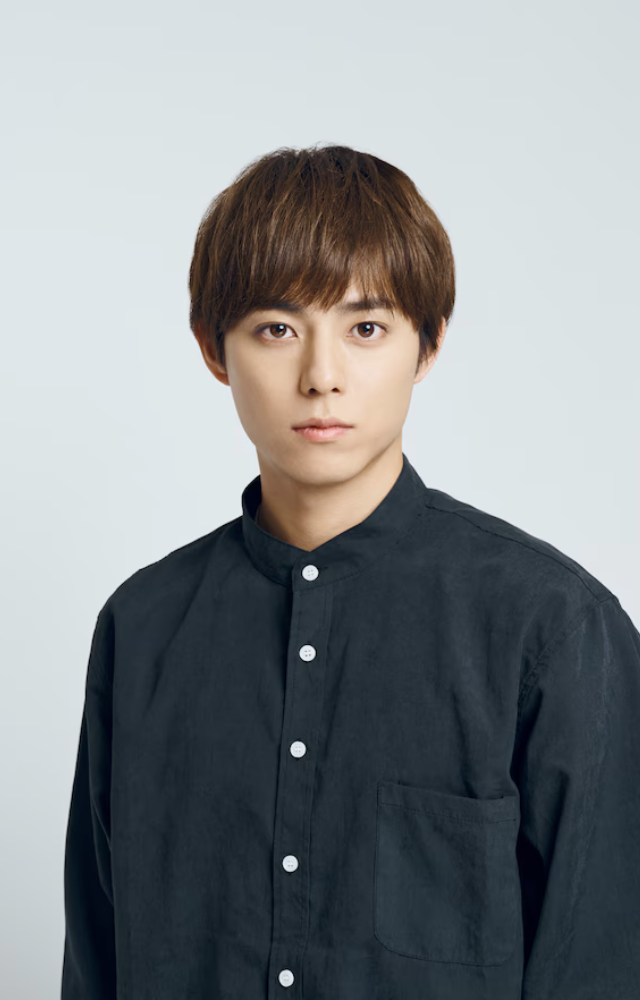
#> input picture work/people.png, 640 x 1000 px
$ jupyter execute --allow-errors '畳み込み.ipynb'
#> lines starting #> are read from the running program, lines starting #| are printed output that depends on the picture; after the words box and inside, x2 and y2 are one past the last pixel; in counts of white or black regions, pixels touching at a corner belong together
[cell 1]
import cv2

[cell 2]
orig_img=cv2.imread('people.png')
#> orig_img is the input picture: shape (1000, 640, 3); mean B, G, R 141.1, 138.5, 133.9
ebi_img=cv2.imread('akashima.png')
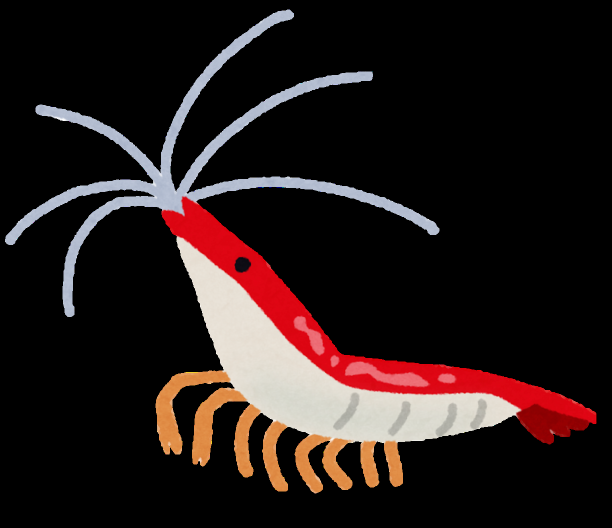
#> input picture work/akashima.png, 1224 x 1056 px (shown at 1/2 size)
#> ebi_img is the input picture: shape (1056, 1224, 3); mean B, G, R 24.8, 26, 37.7

# スケール（横方向、縦方向）を指定してリサイズ
ebi_img = cv2.resize(ebi_img, None, None, 0.2, 0.2)
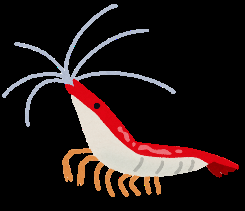
#> ebi_img: shape (211, 245, 3); mean B, G, R 24.8, 26, 37.7
print(ebi_img)
#> (printed output is left out)

dx = 100    # 横方向の移動距離
dy = 100    # 縦方向の移動距離
h, w = ebi_img.shape[:2]
#> h = 211; w = 245
orig_img[dy:dy+h, dx:dx+w] = ebi_img
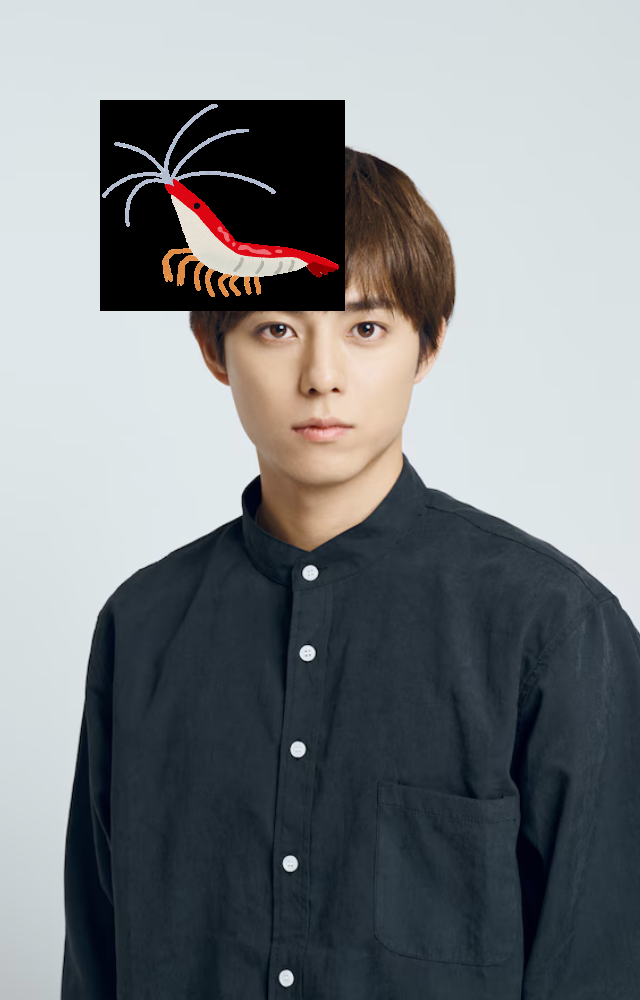
#> orig_img: shape (1000, 640, 3); 8.08% of pixels changed, all inside (x1, y1, x2, y2) = (100, 100, 345, 311)

cv2.imwrite('img.png',orig_img)
#> Out = True

[cell 3]
frame = cv2.imread("people.jpg")
png_image = cv2.imread("akashima.png", cv2.IMREAD_UNCHANGED)  # アルファチャンネル込みで読み込む

# 貼り付け先座標の設定。とりあえず左上に
x1, y1, x2, y2 = 0, 0, png_image.shape[1], png_image.shape[0]
#> x1 = 0; y1 = 0; x2 = 1224; y2 = 1056

# 合成!
#> (the rest of this cell did not finish here and is left out)
